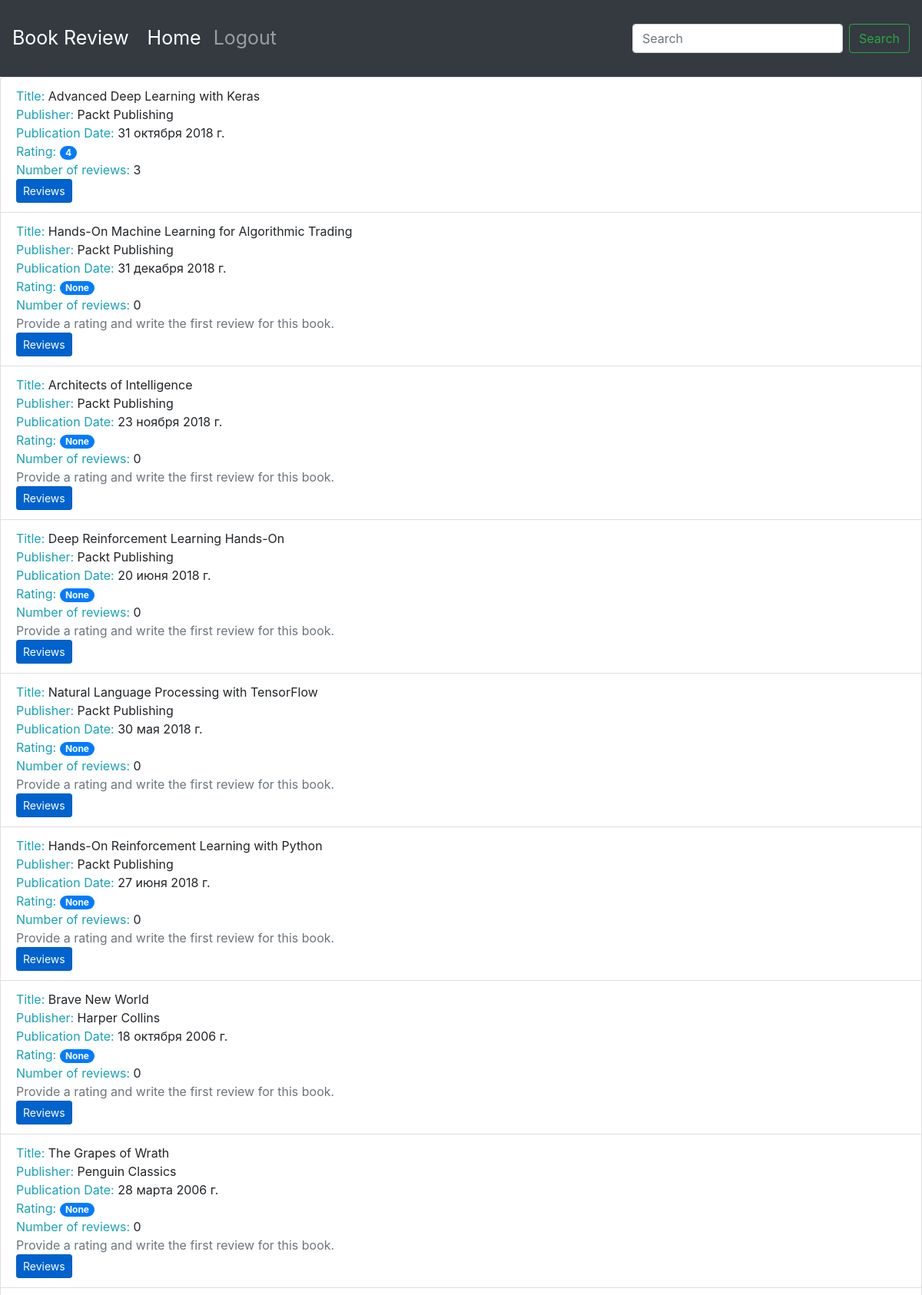
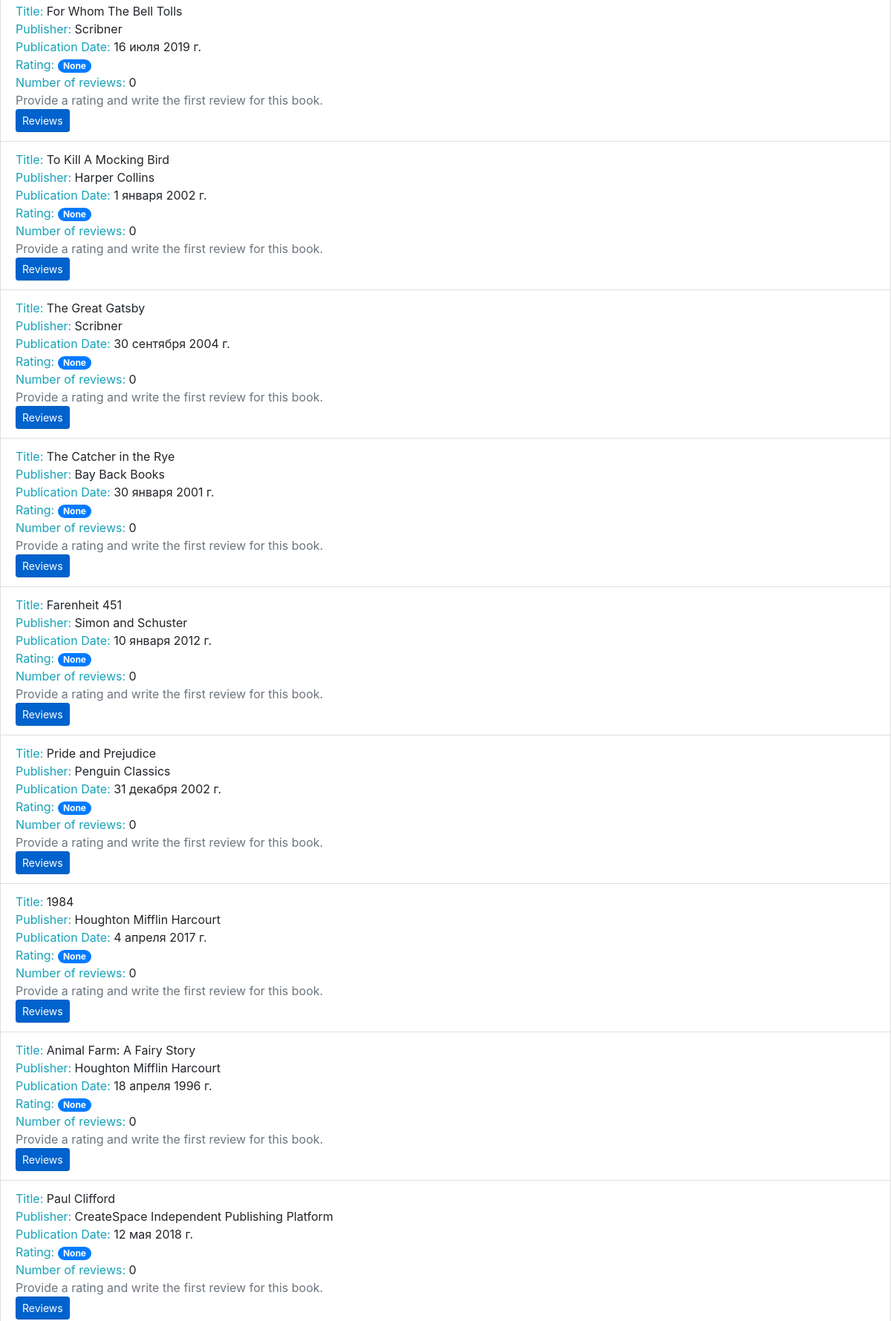
The page /books/ (upper part) on the database its author committed (2 pictures, top to bottom).
### revieWs/models.py (models this page shows, shortened)
class Book(models.Model):
    title = models.CharField(max_length=70,
                             help_text="The title of the book.")
    publication_date = models.DateField(
        verbose_name="Date the book was published.")
    isbn = models.CharField(max_length=20,
                            verbose_name="ISBN number of the book.")
    publisher = models.ForeignKey(Publisher,
                                  on_delete=models.CASCADE)
    contributors = models.ManyToManyField('Contributor',
                                          through="BookContributor")

class Publisher(models.Model):
    name = models.CharField(max_length=50,
                            help_text="The name of the Publisher.")
    website = models.URLField(help_text="The Publisher's website.")
    email = models.EmailField(help_text="The Publisher's email address.")
    def __str__(self):
        return self.name

### revieWs/views.py (the view)
# urls.py: path('books/', views.book_list, name='book_list'),
def book_list(request):
    books = Book.objects.all()
    book_list = []
    for book in books:
        reviews = book.review_set.all()
        if reviews:
            book_rating = average_rating([review.rating for review in reviews])
            number_of_reviews = len(reviews)
        else:
            book_rating = None
            number_of_reviews = 0
        book_list.append({'book': book,
                          'book_rating': book_rating,
                          'number_of_reviews': number_of_reviews})
    context = {
        'book_list': book_list
    }
    return render(request, 'reviews/book_list.html', context)

### revieWs/utils.py (called while the page is built)
def average_rating(rating_list):
    if not rating_list:
        return 0
    return round(sum(rating_list) / len(rating_list))

### revieWs/templates/revieWs/book_list.html (shortened to what this page needs)
{% extends 'base.html' %}
{% block content %}
<ul class="list-group">
  {% for item in book_list %}
  <li class="list-group-item">
      <span class="text-info">Title: </span> <span>{{ item.book.title }}</span>
      <br>
      <span class="text-info">Publisher: </span><span>{{ item.book.publisher }}</span>
      <br>
      <span class="text-info">Publication Date: </span><span>{{ item.book.publication_date }}</span>
      <br>
      <span class="text-info">Rating: </span><span class="badge badge-primary badge-pill">{{ item.book_rating }}</span>
      <br>
      <span class="text-info">Number of reviews: </span><span>{{ item.number_of_reviews }}</span>
      <br>
      {% if item.book_rating is null %}
      <span class="text-secondary">Provide a rating and write the first review for this book.</span>
      <br>
      {% endif %}
      <a class="btn btn-primary btn-sm active" role="button" aria-pressed="true" href="/book/{{ item.book.id }}/">Reviews</a></li>
  {% endfor %}
</ul>
{% endblock %}

### rows shown on the page
Book: book "Advanced Deep Learning with Keras", book.publisher "Packt Publishing", book.publication_date "31 октября 2018 г.", book_rating "4", number_of_reviews "3"
Book: book "Hands-On Machine Learning for Algorithmic Trading", book.publisher "Packt Publishing", book.publication_date "31 декабря 2018 г.", book_rating "None", number_of_reviews "0", shows "Provide a rating and write the first review for this book."
Book: book "Architects of Intelligence", book.publisher "Packt Publishing", book.publication_date "23 ноября 2018 г.", book_rating "None", number_of_reviews "0", shows "Provide a rating and write the first review for this book."
Book: book "Deep Reinforcement Learning Hands-On", book.publisher "Packt Publishing", book.publication_date "20 июня 2018 г.", book_rating "None", number_of_reviews "0", shows "Provide a rating and write the first review for this book."
Book: book "Natural Language Processing with TensorFlow", book.publisher "Packt Publishing", book.publication_date "30 мая 2018 г.", book_rating "None", number_of_reviews "0", shows "Provide a rating and write the first review for this book."
Book: book "Hands-On Reinforcement Learning with Python", book.publisher "Packt Publishing", book.publication_date "27 июня 2018 г.", book_rating "None", number_of_reviews "0", shows "Provide a rating and write the first review for this book."
Book: book "Brave New World", book.publisher "Harper Collins", book.publication_date "18 октября 2006 г.", book_rating "None", number_of_reviews "0", shows "Provide a rating and write the first review for this book."
Book: book "The Grapes of Wrath", book.publisher "Penguin Classics", book.publication_date "28 марта 2006 г.", book_rating "None", number_of_reviews "0", shows "Provide a rating and write the first review for this book."
Book: book "For Whom The Bell Tolls", book.publisher "Scribner", book.publication_date "16 июля 2019 г.", book_rating "None", number_of_reviews "0", shows "Provide a rating and write the first review for this book."
Book: book "To Kill A Mocking Bird", book.publisher "Harper Collins", book.publication_date "1 января 2002 г.", book_rating "None", number_of_reviews "0", shows "Provide a rating and write the first review for this book."
Book: book "The Great Gatsby", book.publisher "Scribner", book.publication_date "30 сентября 2004 г.", book_rating "None", number_of_reviews "0", shows "Provide a rating and write the first review for this book."
Book: book "The Catcher in the Rye", book.publisher "Bay Back Books", book.publication_date "30 января 2001 г.", book_rating "None", number_of_reviews "0", shows "Provide a rating and write the first review for this book."
Book: book "Farenheit 451", book.publisher "Simon and Schuster", book.publication_date "10 января 2012 г.", book_rating "None", number_of_reviews "0", shows "Provide a rating and write the first review for this book."
Book: book "Pride and Prejudice", book.publisher "Penguin Classics", book.publication_date "31 декабря 2002 г.", book_rating "None", number_of_reviews "0", shows "Provide a rating and write the first review for this book."
Book: book "1984", book.publisher "Houghton Mifflin Harcourt", book.publication_date "4 апреля 2017 г.", book_rating "None", number_of_reviews "0", shows "Provide a rating and write the first review for this book."
Book: book "Animal Farm: A Fairy Story", book.publisher "Houghton Mifflin Harcourt", book.publication_date "18 апреля 1996 г.", book_rating "None", number_of_reviews "0", shows "Provide a rating and write the first review for this book."
Book: book "Paul Clifford", book.publisher "CreateSpace Independent Publishing Platform", book.publication_date "12 мая 2018 г.", book_rating "None", number_of_reviews "0", shows "Provide a rating and write the first review for this book."
